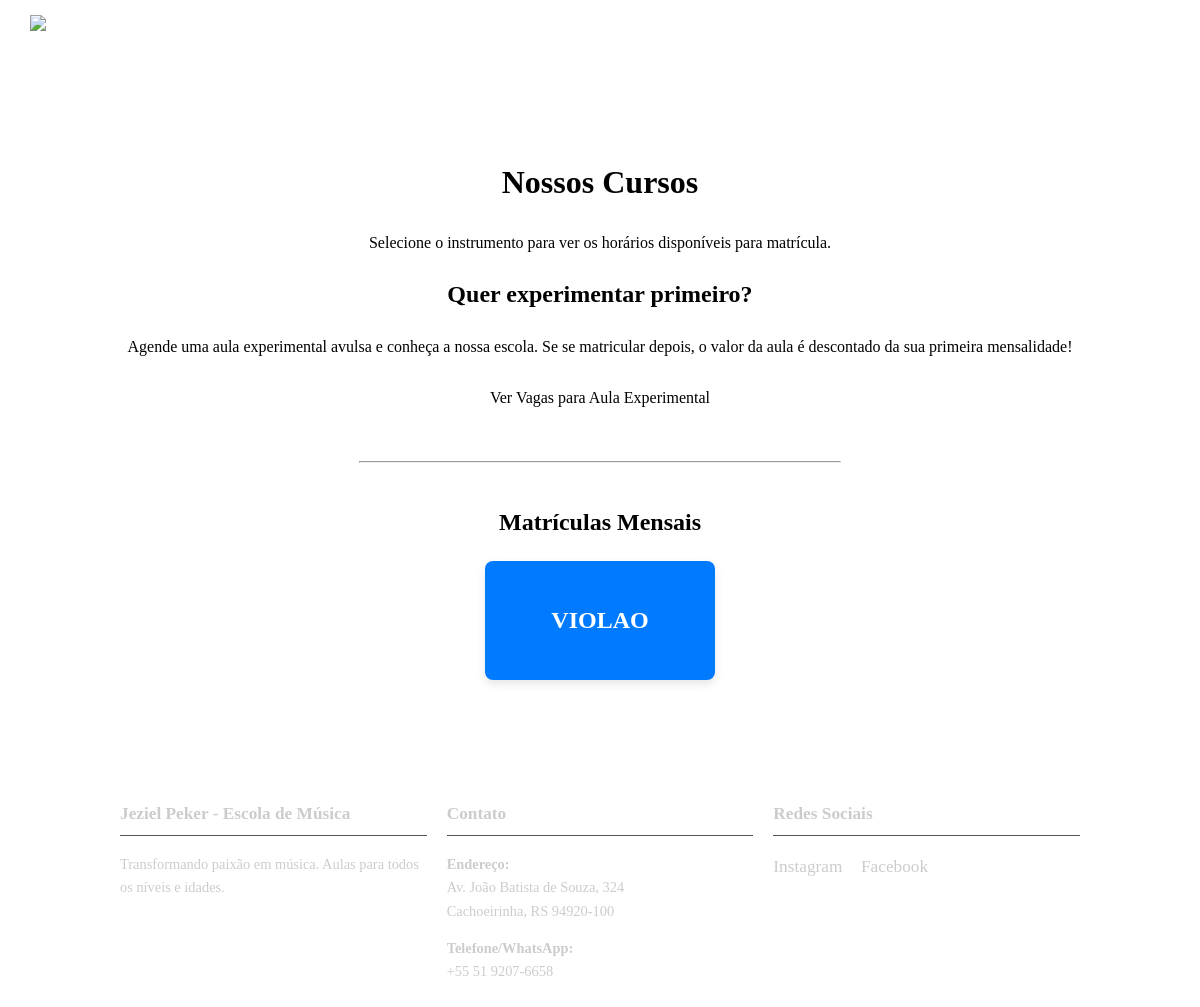
Before: / with the older database file.
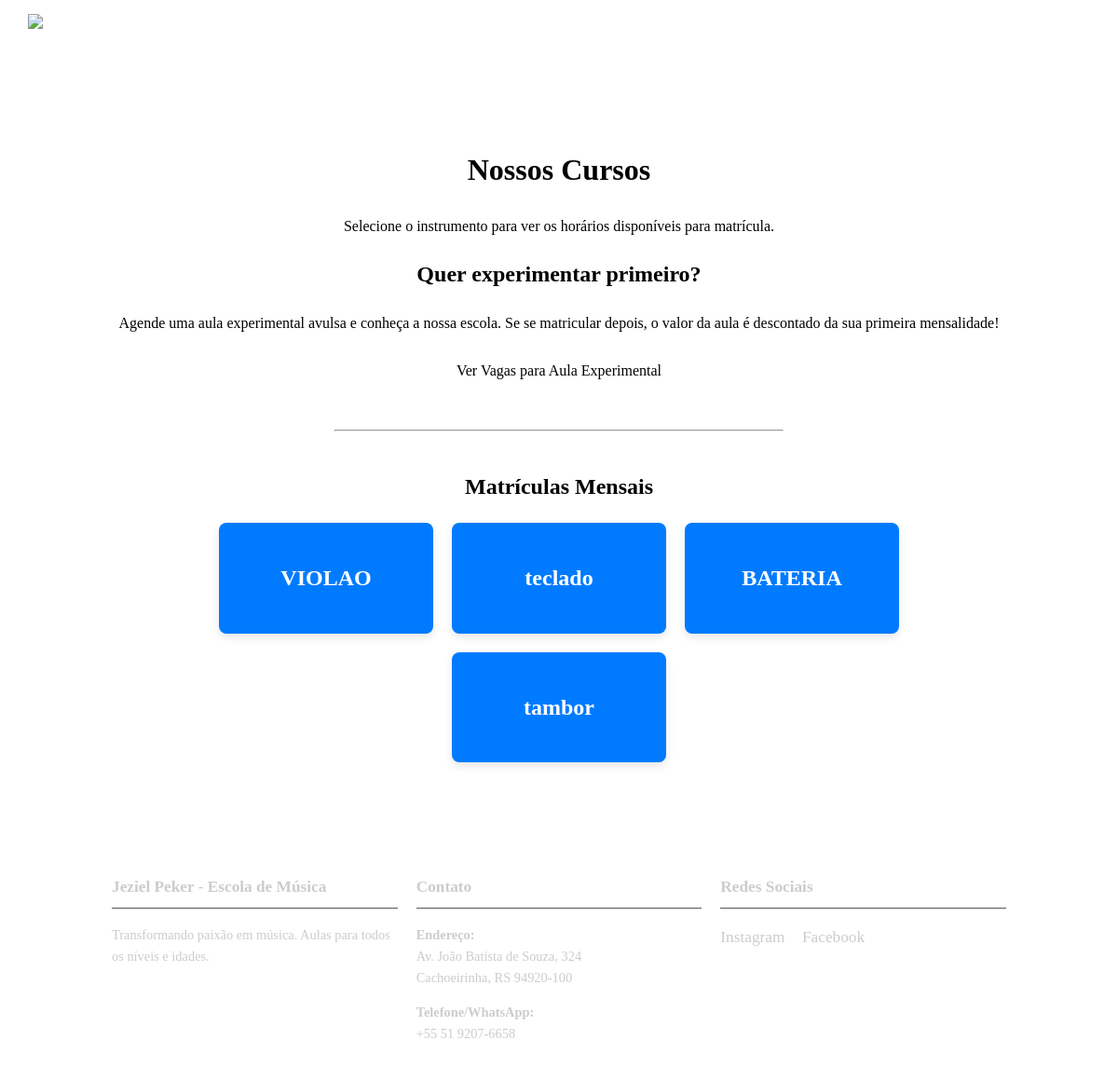
After: the same page with the newer database file.
### agendamento/models.py (models this page shows, shortened)
class Instrumento(models.Model):
    nome = models.CharField(max_length=50, unique=True)
    class Meta:
        verbose_name = "Instrumento"
        verbose_name_plural = "Instrumentos"

### agendamento/views.py (the view)
# urls.py: path('', views.home, name='home'),
def home(request):
    request.session['enrollment_mode'] = 'group'
    instrumentos = Instrumento.objects.all()
    contexto = {'instrumentos': instrumentos}
    return render(request, 'agendamento/home.html', contexto)

### agendamento/templates/agendamento/home.html
{% extends 'agendamento/base.html' %}
{% block content %}
<div style="text-align: center; padding: 40px 0;">
    <h1>Nossos Cursos</h1>
    <p>Selecione o instrumento para ver os horários disponíveis para matrícula.</p>
    <div style="margin: 20px 0;">
        <h2>Quer experimentar primeiro?</h2>
        <p>Agende uma aula experimental avulsa e conheça a nossa escola. Se se matricular depois, o valor da aula é descontado da sua primeira mensalidade!</p>
        <a href="{% url 'agendamento:agendar_aula_experimental' %}" class="btn">Ver Vagas para Aula Experimental</a>
    </div>
    <hr style="margin: 40px auto; width: 50%;">
    <h2>Matrículas Mensais</h2>
    <div class="instrumentos-container" style="display: flex; justify-content: center; flex-wrap: wrap; gap: 20px; margin-top: 20px;">
        {% for instrumento in instrumentos %}
            <a href="{% url 'agendamento:lista_horarios' instrumento.id %}" class="instrumento-link" style="text-decoration: none;">
                <div class="instrumento-item" style="background-color: #007bff; color: white; padding: 40px; border-radius: 8px; min-width: 150px;">
                    <h3>{{ instrumento.nome }}</h3>
                </div>
            </a>
        {% endfor %}
    </div>
</div>
{% endblock %}

Changed rows visible on the page:
added Instrumento: nome "teclado"
added Instrumento: nome "BATERIA"
added Instrumento: nome "tambor"
